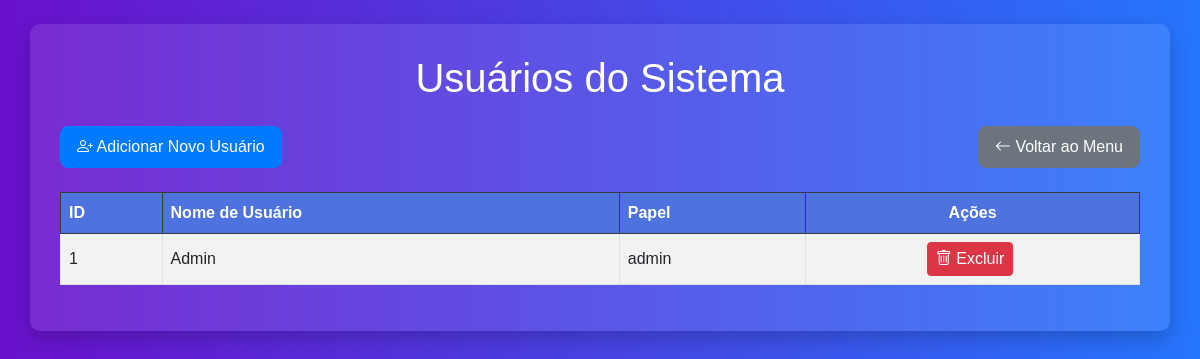
Screenshot of /users with the database file from the repository.
### app.py (models this page shows)
class User(db.Model):
    id = db.Column(db.Integer, primary_key=True)
    username = db.Column(db.String(80), unique=True, nullable=False)
    password = db.Column(db.String(200), nullable=False)  # <- Certifique-se de que esta linha está presente
    role = db.Column(db.String(20), nullable=False)

### app.py (the view)
@app.route('/users')
def users():
    users = User.query.all()  # Pegando todos os usuários do banco
    return render_template('users.html', users=users)

### templates/users.html (shortened to what this page needs)
<!DOCTYPE html>
<html lang="pt-br">
<head>
    <link href="https://cdn.jsdelivr.net/npm/bootstrap@5.3.0-alpha3/dist/css/bootstrap.min.css" rel="stylesheet">
    <link rel="stylesheet" href="https://cdn.jsdelivr.net/npm/bootstrap-icons/font/bootstrap-icons.css">
</head>
<body>
    <div class="container mt-4">
        <h1 class="mb-4">Usuários do Sistema</h1>
        <div class="d-flex justify-content-between mb-4">
            <button class="btn btn-primary btn-lg" data-bs-toggle="modal" data-bs-target="#addUserModal" aria-label="Adicionar Novo Usuário">
                <i class="bi bi-person-plus"></i> Adicionar Novo Usuário
            </button>
            <a href="{{ url_for('home') }}" class="btn btn-secondary btn-lg" aria-label="Voltar ao Menu">
                <i class="bi bi-arrow-left"></i> Voltar ao Menu
            </a>
        </div>
        <div class="table-responsive">
            <table class="table table-striped table-bordered">
                <thead class="table-dark">
                    <tr>
                        <th>ID</th>
                        <th>Nome de Usuário</th>
                        <th>Papel</th>
                        <th class="text-center">Ações</th>
                    </tr>
                </thead>
                <tbody>
                    {% for user in users %}
                    <tr>
                        <td>{{ user.id }}</td>
                        <td>{{ user.username }}</td>
                        <td>{{ user.role }}</td>
                        <td class="text-center">
                            <form action="{{ url_for('delete_user', user_id=user.id) }}" method="POST" class="d-inline">
                                <button type="submit" class="btn btn-danger btn-sm actions-btn" onclick="return confirm('Tem certeza que deseja excluir este usuário?');">
                                    <i class="bi bi-trash"></i> Excluir
                                </button>
                            </form>
                        </td>
                    </tr>
                    {% endfor %}
                </tbody>
            </table>
        </div>
    </div>
</body>
</html>

### templates/users.html (style rules this page uses)
body { background: linear-gradient(to right, #6a11cb, #2575fc); color: #fff; font-family: 'Arial', sans-serif; }
.container { background-color: rgba(255, 255, 255, 0.1); border-radius: 10px; padding: 30px; box-shadow: 0px 8px 20px rgba(0, 0, 0, 0.2); margin-top: 20px; }
h1 { color: #fff; text-align: center; }
.btn-primary, .btn-secondary, .btn-warning, .btn-danger { font-size: 16px; }
.table { background-color: rgba(255, 255, 255, 0.2); border-radius: 8px; }
.table th, .table td { vertical-align: middle; }
.table-dark th { background-color: #4e73df; color: #fff; }
.table-striped tbody tr:nth-child(odd) { background-color: rgba(255, 255, 255, 0.1); }
.actions-btn { margin-right: 5px; }
.btn-primary { background-color: #007bff; border-color: #007bff; }

### rows the page displays
User: id "1", username "Admin", role "admin"
